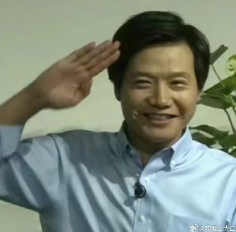
#> input picture information_hidding/lab2/attach/a.png, 236 x 232 px; its folder holds 5 pictures in this run
$ python Csquare.py
#> lines starting #> are read from the running program, lines starting #| are printed output that depends on the picture; long printed decimals are rounded
import numpy as np
from scipy.stats import chi2
import cv2
import matplotlib.pyplot as plt
plt.rcParams['font.sans-serif'] = ['Arial Unicode MS']


def calculate_chi_square(image, block_size=32):
    height, width = image.shape
    chi_square_values = []
    # 遍历图像的每个块
    for i in range(0, height - block_size + 1, block_size):
        for j in range(0, width - block_size + 1, block_size):
            block = image[i:i+block_size, j:j+block_size]
            histogram = np.histogram(block, bins=256, range=(0, 256))[0] # 计算直方图

            chi_square = 0
            # 遍历直方图的每个bin
            for k in range(1, 128):
                h_2k_minus_1 = histogram[2*k - 1]
                h_2k = histogram[2*k]
                if h_2k_minus_1 + h_2k > 0:
                    chi_square += (h_2k_minus_1 - h_2k)**2 / (2 * (h_2k_minus_1 + h_2k))

            chi_square_values.append(chi_square)

    return chi_square_values


def chi_square_analysis(image, block_size=32):
    if image is None:
        return None

    chi_square_values = calculate_chi_square(image, block_size)

    # 计算 p 值
    degrees_of_freedom = 127  # 根据公式，自由度为127
    p_values = 1 - chi2.cdf(chi_square_values, degrees_of_freedom)


    avg_p_value = np.mean(p_values)
    avg_chi_square = np.mean(chi_square_values)

    print(f"  平均卡方值: {avg_chi_square:.2f}")
    print(f"  平均 p 值: {avg_p_value:.6f}")

    return avg_p_value


def analyze_images(method):
    embedding_rates = [0, 0.25, 0.5, 0.75]  # 添加0表示原图
    # 修改图片路径列表，添加原图
    image_paths = [f'attach/a.png'] + [f'attach/{method}{i+1}.png' for i in range(3)]

    p_values = []

    for path in image_paths:
        print(f"分析图像: {path}")
        image = cv2.imread(path, cv2.IMREAD_GRAYSCALE)
        if image is None:
            print(f"无法读取图像: {path}")
            continue

        p_value = chi_square_analysis(image)
        p_values.append(p_value)

    return embedding_rates, p_values


def plot_results(lsb_results, lsbm_results):
    plt.figure(figsize=(12, 6))
    plt.plot(lsb_results[0], lsb_results[1], marker='o', label='LSB')
    plt.plot(lsbm_results[0], lsbm_results[1], marker='s', label='LSBM')

    plt.xlabel('嵌入率')
    plt.ylabel('平均 p 值')
    plt.title('LSB 和 LSBM 嵌入率与平均 p 值的关系')
    plt.legend()
    plt.grid(True)
    plt.savefig('attach/lsb_lsbm_p_values.png')
    plt.close()


# 主程序
print("\n原图分析:")
image = cv2.imread('attach/origin.png', cv2.IMREAD_GRAYSCALE)
if image is not None:
    print("分析图像: attach/origin.png")
    chi_square_analysis(image)

lsb_results = analyze_images('lsb')
#> in analyze_images, `image = cv2.imread(path, cv2.IMREAD_GRAYSCALE)`:
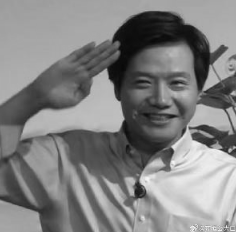
#> image: shape (232, 236); min 8, max 248, mean 129.6
#> after the loop in calculate_chi_square, `for i in range(0, height - block_size + 1, block_size):`:
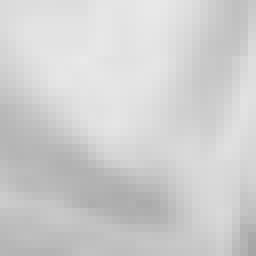
#> block: shape (32, 32) (shown 8 times larger); min 166, max 233, mean 207.2
#> after the loop in calculate_chi_square, `for i in range(0, height - block_size + 1, block_size):`: chi_square_values = 49 values, max 106 at index 9, min 19.92 at index 48, mean 49.76
#> in chi_square_analysis, `p_values = 1 - chi2.cdf(chi_square_values, degrees_of_freedom)`: p_values = 49 values, max 1 at index 18, min 0.913 at index 9, mean 0.997
#> in chi_square_analysis, `avg_p_value = np.mean(p_values)`: avg_p_value = 0.997
#> in chi_square_analysis, `avg_chi_square = np.mean(chi_square_values)`: avg_chi_square = 49.76
#|   平均卡方值: 49.76
#|   平均 p 值: 0.9968
#> in analyze_images, `p_value = chi_square_analysis(image)`: p_value = 0.997
lsbm_results = analyze_images('lsbm')
#|   平均卡方值: 49.76
#|   平均 p 值: 0.9968

print("\nLSB 结果:")
for rate, p_value in zip(lsb_results[0], lsb_results[1]):
    print(f"嵌入率 {rate}: 平均 p 值 = {p_value:.6f}")

print("\nLSBM 结果:")
for rate, p_value in zip(lsbm_results[0], lsbm_results[1]):
    print(f"嵌入率 {rate}: 平均 p 值 = {p_value:.6f}")

plot_results(lsb_results, lsbm_results)
#> (the run stopped early here; a loop or call above may not have finished)
